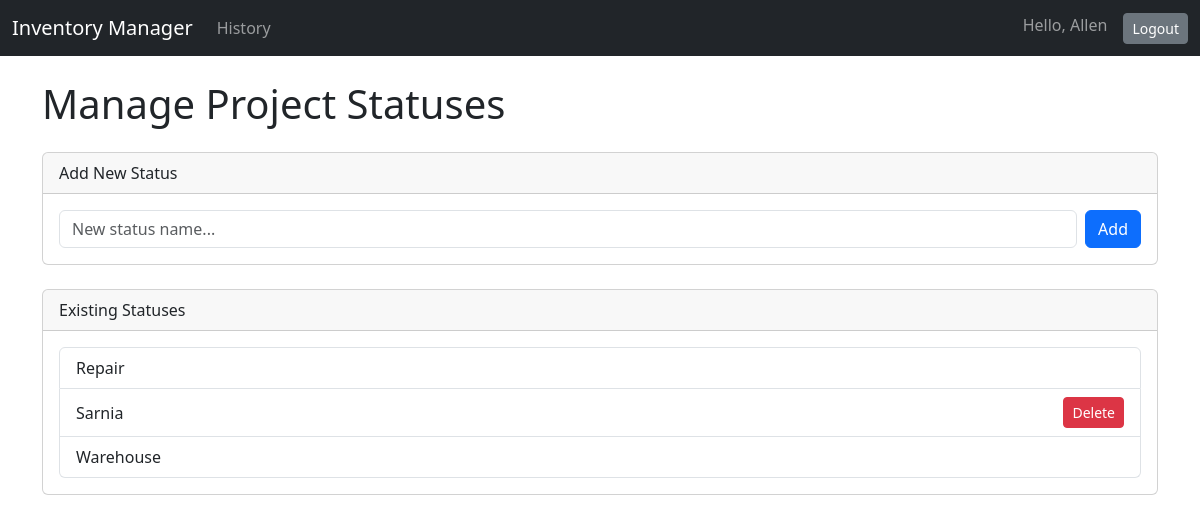
Page /inventory/manage-statuses/ (signed in) on the committed database.
### inventory/models.py (models this page shows, shortened)
class Status(models.Model):
    name = models.CharField(max_length=100, unique=True)
    is_protected = models.BooleanField(default=False, help_text="Protected statuses cannot be deleted by users.")
    class Meta:
        verbose_name_plural = "Statuses"

### inventory/views.py (the view, shortened to what this page needs)
# urls.py: path('manage-statuses/', views.manage_statuses, name='manage_statuses'),
@login_required
@permission_required('inventory.add_status', raise_exception=True)
def manage_statuses(request):
    statuses = Status.objects.all().order_by('name')
    context = {'statuses': statuses}
    return render(request, 'inventory/manage_statuses.html', context)

### inventory/templates/inventory/manage_statuses.html (shortened to what this page needs)
{% extends 'base.html' %}
{% block content %}
    <h1>Manage Project Statuses</h1>
    <div class="card my-4">
        <div class="card-header">
            Add New Status
        </div>
        <div class="card-body">
            <form method="post" class="d-flex">
                <input type="text" name="name" class="form-control me-2" placeholder="New status name..." required>
                <button type="submit" class="btn btn-primary">Add</button>
            </form>
        </div>
    </div>
    <div class="card">
        <div class="card-header">
            Existing Statuses
        </div>
        <div class="card-body">
            <ul class="list-group">
                {% for status in statuses %}
                    <li class="list-group-item d-flex justify-content-between align-items-center">
                        {{ status.name }}
                        {% if not status.is_protected %}
                            <form method="post" onsubmit="return confirm('Are you sure you want to delete this status?');">
                                <button type="submit" name="delete_status" value="{{ status.id }}" class="btn btn-danger btn-sm">Delete</button>
                            </form>
                        {% endif %}
                    </li>
                {% endfor %}
            </ul>
        </div>
    </div>
{% endblock %}

### templates/base.html (shortened to what this page needs)
<!doctype html>
<html lang="en">
<head>
    <link href="https://cdn.jsdelivr.net/npm/bootstrap@5.3.3/dist/css/bootstrap.min.css" rel="stylesheet">
</head>
<body>
    <nav class="navbar navbar-expand-lg navbar-dark bg-dark">
    <div class="container-fluid">
        <a class="navbar-brand" href="{% url 'item_list' %}">Inventory Manager</a>
        <div class="collapse navbar-collapse" id="navbarNav">
            <ul class="navbar-nav me-auto mb-2 mb-lg-0">
                <li class="nav-item">
                    <a class="nav-link" href="{% url 'log_history' %}">History</a>
                </li>
            </ul>
            <ul class="navbar-nav">
                {% if user.is_authenticated %}
                    <li class="nav-item">
                        <span class="navbar-text">
                            Hello, {{ user.username }}
                        </span>
                    </li>
                    <li class="nav-item ms-3">
                        <form action="{% url 'logout' %}" method="post">
                            <button type="submit" class="btn btn-secondary btn-sm">Logout</button>
                        </form>
                    </li>
                {% else %}
                    <li class="nav-item">
                        <a href="{% url 'login' %}" class="btn btn-primary btn-sm">Login</a>
                    </li>
                {% endif %}
            </ul>
        </div>
    </div>
</nav>
    <main class="container mt-4">
        {% block content %}
        {% endblock %}
    </main>
</body>
</html>

### rows in the picture
Status: name "Repair"
Status: name "Sarnia", {{ status.id }} 4 (drawn)
Status: name "Warehouse"

### other values in the picture
{{ user.username }} "Allen"
